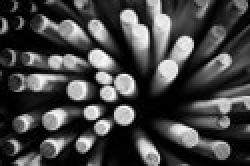
#> input picture ejercicioHistograma/b.jpg, 125 x 83 px (shown 2 times larger)
$ python ejercicio.py
#> lines starting #> are read from the running program, lines starting #| are printed output that depends on the picture; after the words box and inside, x2 and y2 are one past the last pixel; in counts of white or black regions, pixels touching at a corner belong together
from __future__ import print_function
import cv2 as cv
import argparse
import numpy as np


def get_otsu_treshhold(image, th):
    # generar nueva prop img
    thresholded_im = np.zeros(image.shape)
    thresholded_im[image >= th] = 1

    # generar pesos
    nb_pixels = image.size
    nb_pixels1 = np.count_nonzero(thresholded_im)
    weight1 = nb_pixels1 / nb_pixels
    weight0 = 1 - weight1

    if weight1 == 0 or weight0 == 0:
        return np.inf

    # encontrar pixeles de clase
    val_pixels1 = image[thresholded_im == 1]
    val_pixels0 = image[thresholded_im == 0]

    var0 = np.var(val_pixels0) if len(val_pixels0) > 0 else 0
    var1 = np.var(val_pixels1) if len(val_pixels1) > 0 else 0

    return weight0 * var0 + weight1 * var1

image = cv.imread("b.jpg")
#> image is the input picture: shape (83, 125, 3); min 0, max 255, mean 67.9

threshold_range = range(np.max(image)+1)
criterias = [get_otsu_treshhold(image, th) for th in threshold_range]
#> call 3 of get_otsu_treshhold, with th = 2
#> in get_otsu_treshhold (call 3), `thresholded_im = np.zeros(image.shape)`: thresholded_im: shape (83, 125, 3) float64; every value is 0
#> in get_otsu_treshhold (call 3), `thresholded_im[image >= th] = 1`:
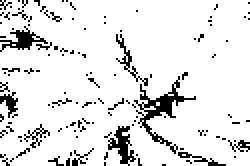
#> thresholded_im: shape (83, 125, 3) float64 (shown 2 times larger); values 0 (black) and 1 (white), 89.2% white; black in thin lines or dots
#> in get_otsu_treshhold (call 3), `nb_pixels1 = np.count_nonzero(thresholded_im)`: nb_pixels1 = 27768
#> in get_otsu_treshhold (call 3), `weight1 = nb_pixels1 / nb_pixels`: weight1 = 0.892
#> in get_otsu_treshhold (call 3), `weight0 = 1 - weight1`: weight0 = 0.108
#> in get_otsu_treshhold (call 3), `val_pixels0 = image[thresholded_im == 0]`: val_pixels0 = 3357 values, max 1 at index 12, min 0 at index 0, mean 0.412
#> in get_otsu_treshhold (call 3), `var0 = np.var(val_pixels0) if len(val_pixels0) > 0 else 0`: var0 = 0.242
#> in get_otsu_treshhold (call 3), `var1 = np.var(val_pixels1) if len(val_pixels1) > 0 else 0`: var1 = 5228.8
#> in get_otsu_treshhold (call 4), `thresholded_im[image >= th] = 1`: thresholded_im: shape (83, 125, 3) float64; values 0 (black) and 1 (white), 85.9% white; 99 black regions (89 under 20 px), largest, box (x1, y1, x2, y2) and area: (57, 17, 114, 83) 499, (51, 63, 72, 83) 196, (0, 13, 26, 26) 152
#> in get_otsu_treshhold (call 5), `thresholded_im[image >= th] = 1`: thresholded_im: shape (83, 125, 3) float64; values 0 (black) and 1 (white), 83.4% white; 87 black regions (76 under 20 px), largest, box (x1, y1, x2, y2) and area: (55, 14, 115, 83) 588, (51, 62, 72, 83) 223, (0, 13, 26, 26) 171
#> in get_otsu_treshhold (call 6), `thresholded_im[image >= th] = 1`: thresholded_im: shape (83, 125, 3) float64; values 0 (black) and 1 (white), 81.4% white; 66 black regions (52 under 20 px), largest, box (x1, y1, x2, y2) and area: (54, 14, 116, 83) 666, (51, 62, 72, 83) 242, (0, 12, 29, 26) 193
#> in get_otsu_treshhold (call 7), `thresholded_im[image >= th] = 1`: thresholded_im: shape (83, 125, 3) float64; values 0 (black) and 1 (white), 79.5% white; 58 black regions (46 under 20 px), largest, box (x1, y1, x2, y2) and area: (54, 14, 118, 83) 728, (51, 62, 72, 83) 253, (0, 12, 40, 28) 231
#> in get_otsu_treshhold (call 8), `thresholded_im[image >= th] = 1`: thresholded_im: shape (83, 125, 3) float64; values 0 (black) and 1 (white), 77.7% white; 51 black regions (38 under 20 px), largest, box (x1, y1, x2, y2) and area: (51, 14, 125, 83) 1057, (0, 12, 40, 28) 245, (0, 33, 21, 69) 207
#> in get_otsu_treshhold (call 9), `thresholded_im[image >= th] = 1`: thresholded_im: shape (83, 125, 3) float64; values 0 (black) and 1 (white), 76.1% white; 47 black regions (36 under 20 px), largest, box (x1, y1, x2, y2) and area: (20, 13, 125, 83) 1199, (0, 0, 43, 29) 361, (0, 32, 21, 69) 227
#> in get_otsu_treshhold (call 10), `thresholded_im[image >= th] = 1`: thresholded_im: shape (83, 125, 3) float64; values 0 (black) and 1 (white), 74.4% white; 49 black regions (37 under 20 px), largest, box (x1, y1, x2, y2) and area: (16, 9, 125, 83) 1279, (0, 0, 43, 29) 370, (0, 32, 21, 69) 244
#> in get_otsu_treshhold (call 11), `thresholded_im[image >= th] = 1`: thresholded_im: shape (83, 125, 3) float64; values 0 (black) and 1 (white), 73% white; 45 black regions (35 under 20 px), largest, box (x1, y1, x2, y2) and area: (16, 9, 125, 83) 1360, (0, 32, 25, 83) 411, (0, 0, 43, 29) 389
#> in get_otsu_treshhold (call 12), `thresholded_im[image >= th] = 1`: thresholded_im: shape (83, 125, 3) float64; values 0 (black) and 1 (white), 71.8% white; 41 black regions (34 under 20 px), largest, box (x1, y1, x2, y2) and area: (0, 4, 125, 83) 2018, (0, 0, 43, 29) 404, (21, 59, 48, 83) 204
#> in get_otsu_treshhold (call 13), `thresholded_im[image >= th] = 1`: thresholded_im: shape (83, 125, 3) float64; values 0 (black) and 1 (white), 70.6% white; 41 black regions (34 under 20 px), largest, box (x1, y1, x2, y2) and area: (0, 4, 125, 83) 2107, (0, 0, 43, 29) 419, (21, 59, 48, 83) 212
#> in get_otsu_treshhold (call 14), `thresholded_im[image >= th] = 1`: thresholded_im: shape (83, 125, 3) float64; values 0 (black) and 1 (white), 69.4% white; 41 black regions (35 under 20 px), largest, box (x1, y1, x2, y2) and area: (0, 4, 125, 83) 2406, (0, 0, 43, 29) 427, (96, 0, 112, 27) 100, (16, 0, 35, 11) 74, (114, 56, 125, 62) 45, (42, 34, 51, 45) 31
#> in get_otsu_treshhold (call 15), `thresholded_im[image >= th] = 1`: thresholded_im: shape (83, 125, 3) float64; values 0 (black) and 1 (white), 68.3% white; 36 black regions (30 under 20 px), largest, box (x1, y1, x2, y2) and area: (0, 4, 125, 83) 2477, (0, 0, 43, 29) 522, (96, 0, 113, 27) 102, (114, 56, 125, 62) 50, (42, 34, 51, 45) 35, (31, 0, 40, 8) 20
#> in get_otsu_treshhold (call 16), `thresholded_im[image >= th] = 1`: thresholded_im: shape (83, 125, 3) float64; values 0 (black) and 1 (white), 67.4% white; 38 black regions (32 under 20 px), largest, box (x1, y1, x2, y2) and area: (0, 4, 125, 83) 2560, (0, 0, 43, 29) 533, (96, 0, 113, 27) 102, (114, 56, 125, 62) 53, (42, 34, 51, 45) 38, (31, 0, 40, 8) 20
#> in get_otsu_treshhold (call 17), `thresholded_im[image >= th] = 1`: thresholded_im: shape (83, 125, 3) float64; values 0 (black) and 1 (white), 66.2% white; 35 black regions (29 under 20 px), largest, box (x1, y1, x2, y2) and area: (0, 4, 125, 83) 2652, (0, 0, 44, 30) 550, (96, 0, 113, 27) 106, (114, 56, 125, 62) 54, (42, 34, 51, 45) 40, (31, 0, 40, 8) 20
#> in get_otsu_treshhold (call 18), `thresholded_im[image >= th] = 1`: thresholded_im: shape (83, 125, 3) float64; values 0 (black) and 1 (white), 65.3% white; 34 black regions (29 under 20 px), largest, box (x1, y1, x2, y2) and area: (0, 0, 125, 83) 2830, (0, 0, 44, 30) 561, (114, 56, 125, 62) 57, (42, 34, 51, 45) 42, (31, 0, 40, 8) 20
#> in get_otsu_treshhold (call 19), `thresholded_im[image >= th] = 1`: thresholded_im: shape (83, 125, 3) float64; values 0 (black) and 1 (white), 64.4% white; 28 black regions (24 under 20 px), largest, box (x1, y1, x2, y2) and area: (0, 0, 125, 83) 2957, (0, 0, 44, 30) 570, (114, 56, 125, 65) 60, (31, 0, 40, 8) 20
#> in get_otsu_treshhold (call 20), `thresholded_im[image >= th] = 1`: thresholded_im: shape (83, 125, 3) float64; values 0 (black) and 1 (white), 63.5% white; 25 black regions (22 under 20 px), largest, box (x1, y1, x2, y2) and area: (0, 0, 125, 83) 3090, (0, 0, 44, 30) 587, (31, 0, 40, 8) 20
#> in get_otsu_treshhold (call 21), `thresholded_im[image >= th] = 1`: thresholded_im: shape (83, 125, 3) float64; values 0 (black) and 1 (white), 62.7% white; 24 black regions (21 under 20 px), largest, box (x1, y1, x2, y2) and area: (0, 0, 125, 83) 3168, (0, 0, 44, 31) 596, (31, 0, 41, 9) 22
#> in get_otsu_treshhold (call 22), `thresholded_im[image >= th] = 1`: thresholded_im: shape (83, 125, 3) float64; values 0 (black) and 1 (white), 61.9% white; 28 black regions (24 under 20 px), largest, box (x1, y1, x2, y2) and area: (0, 0, 125, 83) 3242, (0, 0, 44, 31) 605, (31, 0, 42, 10) 23, (66, 3, 76, 19) 23
#> in get_otsu_treshhold (call 23), `thresholded_im[image >= th] = 1`: thresholded_im: shape (83, 125, 3) float64; values 0 (black) and 1 (white), 61.1% white; 27 black regions (23 under 20 px), largest, box (x1, y1, x2, y2) and area: (0, 0, 125, 83) 3310, (0, 0, 44, 31) 615, (65, 3, 76, 19) 25, (31, 0, 42, 11) 24
#> in get_otsu_treshhold (call 24), `thresholded_im[image >= th] = 1`: thresholded_im: shape (83, 125, 3) float64; values 0 (black) and 1 (white), 60.3% white; 26 black regions (22 under 20 px), largest, box (x1, y1, x2, y2) and area: (0, 0, 125, 83) 3371, (0, 0, 44, 31) 617, (65, 2, 76, 19) 34, (31, 0, 42, 11) 26
#> in get_otsu_treshhold (call 25), `thresholded_im[image >= th] = 1`: thresholded_im: shape (83, 125, 3) float64; values 0 (black) and 1 (white), 59.5% white; 25 black regions (22 under 20 px), largest, box (x1, y1, x2, y2) and area: (0, 0, 125, 83) 3460, (0, 0, 44, 31) 625, (65, 2, 76, 20) 41
#> in get_otsu_treshhold (call 26), `thresholded_im[image >= th] = 1`: thresholded_im: shape (83, 125, 3) float64; values 0 (black) and 1 (white), 58.8% white; 27 black regions (23 under 20 px), largest, box (x1, y1, x2, y2) and area: (0, 0, 125, 83) 3524, (0, 0, 44, 31) 627, (65, 2, 76, 20) 44, (58, 0, 64, 8) 20
#> in get_otsu_treshhold (call 27), `thresholded_im[image >= th] = 1`: thresholded_im: shape (83, 125, 3) float64; values 0 (black) and 1 (white), 58.1% white; 26 black regions (22 under 20 px), largest, box (x1, y1, x2, y2) and area: (0, 0, 125, 83) 3582, (0, 0, 44, 31) 631, (65, 1, 76, 21) 52, (58, 0, 64, 8) 20
#> in get_otsu_treshhold (call 28), `thresholded_im[image >= th] = 1`: thresholded_im: shape (83, 125, 3) float64; values 0 (black) and 1 (white), 57.4% white; 24 black regions (21 under 20 px), largest, box (x1, y1, x2, y2) and area: (0, 0, 125, 83) 3630, (0, 0, 44, 31) 637, (57, 0, 76, 21) 76
#> in get_otsu_treshhold (call 29), `thresholded_im[image >= th] = 1`: thresholded_im: shape (83, 125, 3) float64; values 0 (black) and 1 (white), 56.8% white; 23 black regions (21 under 20 px), largest, box (x1, y1, x2, y2) and area: (0, 0, 125, 83) 4333, (56, 0, 77, 27) 84
#> in get_otsu_treshhold (call 30), `thresholded_im[image >= th] = 1`: thresholded_im: shape (83, 125, 3) float64; values 0 (black) and 1 (white), 56.1% white; 21 black regions (18 under 20 px), largest, box (x1, y1, x2, y2) and area: (0, 0, 125, 83) 4393, (56, 0, 77, 27) 90, (116, 15, 125, 25) 20
#> in get_otsu_treshhold (call 31), `thresholded_im[image >= th] = 1`: thresholded_im: shape (83, 125, 3) float64; values 0 (black) and 1 (white), 55.3% white; 20 black regions (18 under 20 px), largest, box (x1, y1, x2, y2) and area: (0, 0, 125, 83) 4552, (115, 15, 125, 26) 23
#> in get_otsu_treshhold (call 32), `thresholded_im[image >= th] = 1`: thresholded_im: shape (83, 125, 3) float64; values 0 (black) and 1 (white), 54.7% white; 20 black regions (18 under 20 px), largest, box (x1, y1, x2, y2) and area: (0, 0, 125, 83) 4624, (115, 15, 125, 26) 23
#> in get_otsu_treshhold (call 33), `thresholded_im[image >= th] = 1`: thresholded_im: shape (83, 125, 3) float64; values 0 (black) and 1 (white), 54% white; 18 black regions (16 under 20 px), largest, box (x1, y1, x2, y2) and area: (0, 0, 125, 83) 4683, (114, 15, 125, 27) 28
#> in get_otsu_treshhold (call 34), `thresholded_im[image >= th] = 1`: thresholded_im: shape (83, 125, 3) float64; values 0 (black) and 1 (white), 53.3% white; 16 black regions (14 under 20 px), largest, box (x1, y1, x2, y2) and area: (0, 0, 125, 83) 4752, (114, 15, 125, 27) 31
#> in get_otsu_treshhold (call 35), `thresholded_im[image >= th] = 1`: thresholded_im: shape (83, 125, 3) float64; values 0 (black) and 1 (white), 52.6% white; 18 black regions (15 under 20 px), largest, box (x1, y1, x2, y2) and area: (0, 0, 125, 83) 4818, (114, 15, 125, 28) 34, (83, 17, 90, 28) 20
#> in get_otsu_treshhold (call 36), `thresholded_im[image >= th] = 1`: thresholded_im: shape (83, 125, 3) float64; values 0 (black) and 1 (white), 52% white; 19 black regions (16 under 20 px), largest, box (x1, y1, x2, y2) and area: (0, 0, 125, 83) 4874, (114, 15, 125, 28) 35, (83, 17, 90, 28) 20
#> in get_otsu_treshhold (call 37), `thresholded_im[image >= th] = 1`:
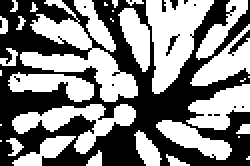
#> thresholded_im: shape (83, 125, 3) float64 (shown 2 times larger); values 0 (black) and 1 (white), 51.4% white; 16 black regions (13 under 20 px), largest, box (x1, y1, x2, y2) and area: (0, 0, 125, 83) 4933, (114, 15, 125, 28) 39, (83, 17, 90, 28) 22
#> in get_otsu_treshhold (call 37), `nb_pixels1 = np.count_nonzero(thresholded_im)`: nb_pixels1 = 16008
#> in get_otsu_treshhold (call 37), `weight1 = nb_pixels1 / nb_pixels`: weight1 = 0.514
#> in get_otsu_treshhold (call 37), `weight0 = 1 - weight1`: weight0 = 0.486
#> in get_otsu_treshhold (call 37), `val_pixels1 = image[thresholded_im == 1]`: val_pixels1 = 16008 values, max 255 at index 1962, min 36 at index 294, mean 121.6
#> in get_otsu_treshhold (call 37), `val_pixels0 = image[thresholded_im == 0]`: val_pixels0 = 15117 values, max 35 at index 108, min 0 at index 0, mean 11.03
#> in get_otsu_treshhold (call 37), `var0 = np.var(val_pixels0) if len(val_pixels0) > 0 else 0`: var0 = 108.2
#> in get_otsu_treshhold (call 37), `var1 = np.var(val_pixels1) if len(val_pixels1) > 0 else 0`: var1 = 4097.4
#> in get_otsu_treshhold (call 38), `thresholded_im[image >= th] = 1`:
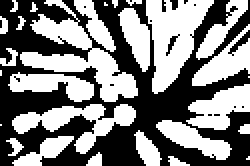
#> thresholded_im: shape (83, 125, 3) float64 (shown 2 times larger); values 0 (black) and 1 (white), 50.7% white; 17 black regions (14 under 20 px), largest, box (x1, y1, x2, y2) and area: (0, 0, 125, 83) 4999, (114, 15, 125, 28) 41, (83, 17, 90, 28) 23
#> in get_otsu_treshhold (call 38), `nb_pixels1 = np.count_nonzero(thresholded_im)`: nb_pixels1 = 15789
#> in get_otsu_treshhold (call 38), `weight1 = nb_pixels1 / nb_pixels`: weight1 = 0.507
#> in get_otsu_treshhold (call 38), `weight0 = 1 - weight1`: weight0 = 0.493
#> in get_otsu_treshhold (call 38), `val_pixels1 = image[thresholded_im == 1]`: val_pixels1 = 15789 values, max 255 at index 1914, min 37 at index 57, mean 122.8
#> in get_otsu_treshhold (call 38), `val_pixels0 = image[thresholded_im == 0]`: val_pixels0 = 15336 values, max 36 at index 294, min 0 at index 0, mean 11.39
#> in get_otsu_treshhold (call 38), `var0 = np.var(val_pixels0) if len(val_pixels0) > 0 else 0`: var0 = 115.4
#> in get_otsu_treshhold (call 38), `var1 = np.var(val_pixels1) if len(val_pixels1) > 0 else 0`: var1 = 4051.1
#> in get_otsu_treshhold (call 39), `thresholded_im[image >= th] = 1`:
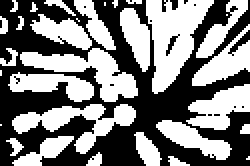
#> thresholded_im: shape (83, 125, 3) float64 (shown 2 times larger); values 0 (black) and 1 (white), 50.2% white; 17 black regions (14 under 20 px), largest, box (x1, y1, x2, y2) and area: (0, 0, 125, 83) 5045, (114, 15, 125, 28) 42, (83, 17, 90, 28) 24
#> in get_otsu_treshhold (call 39), `nb_pixels1 = np.count_nonzero(thresholded_im)`: nb_pixels1 = 15639
#> in get_otsu_treshhold (call 39), `weight1 = nb_pixels1 / nb_pixels`: weight1 = 0.502
#> in get_otsu_treshhold (call 39), `weight0 = 1 - weight1`: weight0 = 0.498
#> in get_otsu_treshhold (call 39), `val_pixels1 = image[thresholded_im == 1]`: val_pixels1 = 15639 values, max 255 at index 1884, min 38 at index 114, mean 123.7
#> in get_otsu_treshhold (call 39), `val_pixels0 = image[thresholded_im == 0]`: val_pixels0 = 15486 values, max 37 at index 111, min 0 at index 0, mean 11.64
#> in get_otsu_treshhold (call 39), `var0 = np.var(val_pixels0) if len(val_pixels0) > 0 else 0`: var0 = 120.6
#> in get_otsu_treshhold (call 39), `var1 = np.var(val_pixels1) if len(val_pixels1) > 0 else 0`: var1 = 4018.6
#> in get_otsu_treshhold (call 40), `thresholded_im[image >= th] = 1`:
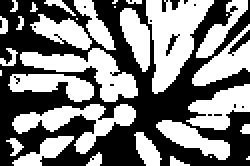
#> thresholded_im: shape (83, 125, 3) float64 (shown 2 times larger); values 0 (black) and 1 (white), 49.7% white; 31 white regions (11 under 20 px), largest, box (x1, y1, x2, y2) and area: (73, 0, 107, 47) 850, (10, 24, 69, 51) 620, (6, 52, 68, 77) 586
#> in get_otsu_treshhold (call 40), `nb_pixels1 = np.count_nonzero(thresholded_im)`: nb_pixels1 = 15471
#> in get_otsu_treshhold (call 40), `weight1 = nb_pixels1 / nb_pixels`: weight1 = 0.497
#> in get_otsu_treshhold (call 40), `weight0 = 1 - weight1`: weight0 = 0.503
#> in get_otsu_treshhold (call 40), `val_pixels1 = image[thresholded_im == 1]`: val_pixels1 = 15471 values, max 255 at index 1839, min 39 at index 27, mean 124.6
#> in get_otsu_treshhold (call 40), `val_pixels0 = image[thresholded_im == 0]`: val_pixels0 = 15654 values, max 38 at index 153, min 0 at index 0, mean 11.92
#> in get_otsu_treshhold (call 40), `var0 = np.var(val_pixels0) if len(val_pixels0) > 0 else 0`: var0 = 126.7
#> in get_otsu_treshhold (call 40), `var1 = np.var(val_pixels1) if len(val_pixels1) > 0 else 0`: var1 = 3981.7
#> criterias = 256 items, first 6: inf, 4903.5, 4664.9, 4476, 4329, 4207.9


otsu_threshold = threshold_range[np.argmin(criterias)]
#> otsu_threshold = 101
print("------------------------------")
print("Umbral Calculado: ")
print(otsu_threshold)
#| 101

ret,thresh1 = cv.threshold(image,otsu_threshold,255,cv.THRESH_BINARY)
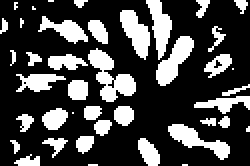
#> thresh1: shape (83, 125, 3) (shown 2 times larger); 27.3% white; 41 white regions (13 under 20 px), largest, box (x1, y1, x2, y2) and area: (44, 24, 68, 51) 293, (78, 18, 97, 43) 227, (60, 5, 75, 30) 211
#> ret = 101
ret,thresh4 = cv.threshold(image,otsu_threshold,255,cv.THRESH_TOZERO)
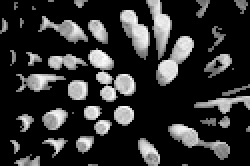
#> thresh4: shape (83, 125, 3) (shown 2 times larger); min 0, max 255, mean 47.3

cv.imwrite("imagenBinarial.jpg",thresh1 )
cv.imwrite("imagenTruncado.jpg",thresh4 )
